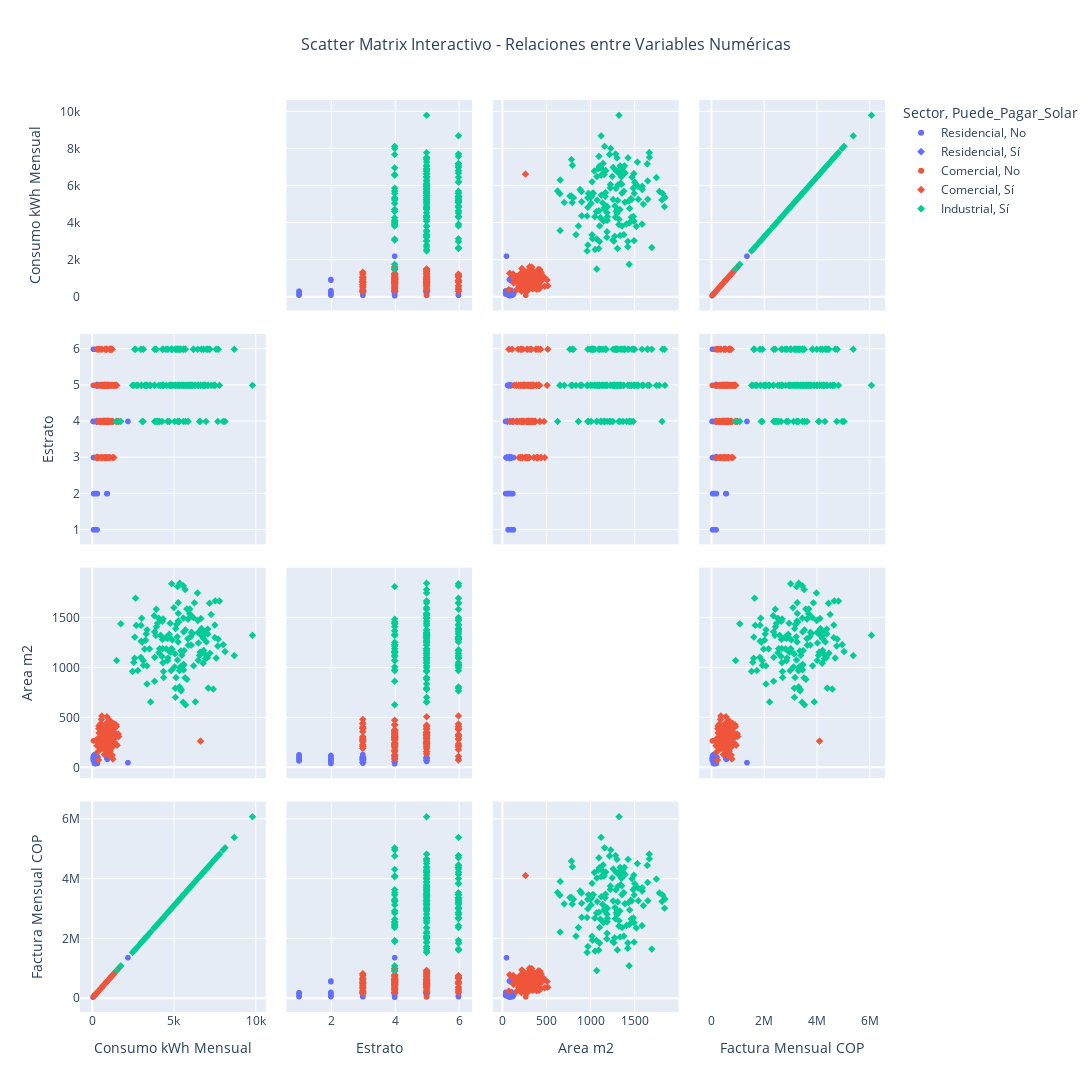

Here is the notebook cell this chart was saved with:
### Markdown cell above
### 3.7. Análisis de Correlación con Scatter Matrix Interactivo

### Code cell
# ============================================================================
# SCATTER MATRIX INTERACTIVO CON PLOTLY
# ============================================================================

# Crear scatter matrix interactivo con plotly express
fig = px.scatter_matrix(
    df_plotly,
    dimensions=variables_numericas,
    color='Sector',
    symbol='Puede_Pagar_Solar',
    title='Scatter Matrix Interactivo - Relaciones entre Variables Numéricas',
    labels={col: col.replace('_', ' ') for col in variables_numericas},
    hover_data=['Ciudad', 'Estrato'],
    width=1200,
    height=1200
)

fig.update_traces(diagonal_visible=False)
fig.update_layout(
    title_x=0.5,
    title_font_size=16
)

fig.show()

### Figure 1 — Plotly figure (JSON) as saved in the notebook; plotly's stock layout.template omitted (floating-point values rounded to 4 significant figures; data arrays with more than 128 entries replaced by an {"elided": "..."} marker saying what was removed)
{"data": [{"customdata": {"elided": "139x2 mixed values"}, "diagonal": {"visible": false}, "dimensions": [{"axis": {"matches": true}, "label": "Consumo kWh Mensual", "values": {"elided": "139 float values"}}, {"axis": {"matches": true}, "label": "Estrato", "values": {"elided": "139 int values"}}, {"axis": {"matches": true}, "label": "Area m2", "values": {"elided": "139 float values"}}, {"axis": {"matches": true}, "label": "Factura Mensual COP", "values": {"elided": "139 float values"}}], "hovertemplate": "Sector=Residencial<br>Puede_Pagar_Solar=No<br>%{xaxis.title.text}=%{x}<br>%{yaxis.title.text}=%{y}<br>Ciudad=%{customdata[0]}<br>Estrato=%{customdata[1]}<extra></extra>", "legendgroup": "Residencial, No", "marker": {"color": "#636efa", "symbol": "circle"}, "name": "Residencial, No", "showlegend": true, "type": "splom"}, {"customdata": [["Lorica", 5], ["Montería", 3], ["Cereté", 4], ["Planeta Rica", 3], ["Montería", 3], ["Montería", 4], ["Montería", 3], ["Planeta Rica", 3], ["Sahagún", 3], ["Sahagún", 3], ["Montería", 5], ["Montería", 5], ["Montería", 4], ["Sahagún", 3]], "diagonal": {"visible": false}, "dimensions": [{"axis": {"matches": true}, "label": "Consumo kWh Mensual", "values": [320.4, 269.7, 277.4, 254.2, 264.3, 258.0, 291.9, 344.1, 275.2, 294.7, 288.8, 249.3, 303.6, 297.9]}, {"axis": {"matches": true}, "label": "Estrato", "values": [5, 3, 4, 3, 3, 4, 3, 3, 3, 3, 5, 5, 4, 3]}, {"axis": {"matches": true}, "label": "Area m2", "values": [101.4, 86.76, 96.47, 51.47, 107.8, 62.66, 89.48, 81.88, 55.24, 101.3, 88.09, 70.45, 115.1, 76.06]}, {"axis": {"matches": true}, "label": "Factura Mensual COP", "values": [198700.0, 167200.0, 172000.0, 157600.0, 163900.0, 159900.0, 181000.0, 213300.0, 170600.0, 182700.0, 179100.0, 154500.0, 188300.0, 184700.0]}], "hovertemplate": "Sector=Residencial<br>Puede_Pagar_Solar=Sí<br>%{xaxis.title.text}=%{x}<br>%{yaxis.title.text}=%{y}<br>Ciudad=%{customdata[0]}<br>Estrato=%{customdata[1]}<extra></extra>", "legendgroup": "Residencial, Sí", "marker": {"color": "#636efa", "symbol": "diamond"}, "name": "Residencial, Sí", "showlegend": true, "type": "splom"}, {"customdata": [["Sahagún", 5]], "diagonal": {"visible": false}, "dimensions": [{"axis": {"matches": true}, "label": "Consumo kWh Mensual", "values": [78.12]}, {"axis": {"matches": true}, "label": "Estrato", "values": [5]}, {"axis": {"matches": true}, "label": "Area m2", "values": [269.2]}, {"axis": {"matches": true}, "label": "Factura Mensual COP", "values": [48430.0]}], "hovertemplate": "Sector=Comercial<br>Puede_Pagar_Solar=No<br>%{xaxis.title.text}=%{x}<br>%{yaxis.title.text}=%{y}<br>Ciudad=%{customdata[0]}<br>Estrato=%{customdata[1]}<extra></extra>", "legendgroup": "Comercial, No", "marker": {"color": "#EF553B", "symbol": "circle"}, "name": "Comercial, No", "showlegend": true, "type": "splom"}, {"customdata": {"elided": "150x2 mixed values"}, "diagonal": {"visible": false}, "dimensions": [{"axis": {"matches": true}, "label": "Consumo kWh Mensual", "values": {"elided": "150 float values"}}, {"axis": {"matches": true}, "label": "Estrato", "values": {"elided": "150 int values"}}, {"axis": {"matches": true}, "label": "Area m2", "values": {"elided": "150 float values"}}, {"axis": {"matches": true}, "label": "Factura Mensual COP", "values": {"elided": "150 float values"}}], "hovertemplate": "Sector=Comercial<br>Puede_Pagar_Solar=Sí<br>%{xaxis.title.text}=%{x}<br>%{yaxis.title.text}=%{y}<br>Ciudad=%{customdata[0]}<br>Estrato=%{customdata[1]}<extra></extra>", "legendgroup": "Comercial, Sí", "marker": {"color": "#EF553B", "symbol": "diamond"}, "name": "Comercial, Sí", "showlegend": true, "type": "splom"}, {"customdata": {"elided": "152x2 mixed values"}, "diagonal": {"visible": false}, "dimensions": [{"axis": {"matches": true}, "label": "Consumo kWh Mensual", "values": {"elided": "152 float values"}}, {"axis": {"matches": true}, "label": "Estrato", "values": {"elided": "152 int values"}}, {"axis": {"matches": true}, "label": "Area m2", "values": {"elided": "152 float values"}}, {"axis": {"matches": true}, "label": "Factura Mensual COP", "values": {"elided": "152 float values"}}], "hovertemplate": "Sector=Industrial<br>Puede_Pagar_Solar=Sí<br>%{xaxis.title.text}=%{x}<br>%{yaxis.title.text}=%{y}<br>Ciudad=%{customdata[0]}<br>Estrato=%{customdata[1]}<extra></extra>", "legendgroup": "Industrial, Sí", "marker": {"color": "#00cc96", "symbol": "diamond"}, "name": "Industrial, Sí", "showlegend": true, "type": "splom"}], "layout": {"dragmode": "select", "height": 1200, "legend": {"title": {"text": "Sector, Puede_Pagar_Solar"}, "tracegroupgap": 0}, "title": {"font": {"size": 16}, "text": "Scatter Matrix Interactivo - Relaciones entre Variables Numéricas", "x": 0.5}, "width": 1200}}
